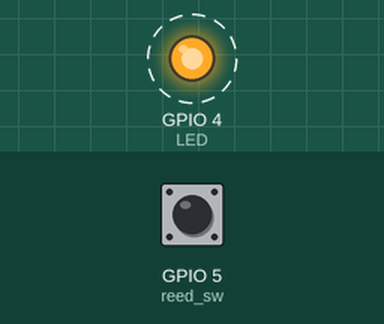
A sketch run on a simulated ESP8266 (NodeMCU). Parts: output pins drawn as LEDs (lit = HIGH). Dashed ring = blinking. The inputs (shaded band) are chosen by the test bench; at power-on: GPIO 5 (reed_sw) HIGH. At 0.6 s the program puts the board to deep sleep or switches it off; the recording ends there.

Above: at 0.06 s.
Timing chart, 0 to 0.6 s (numbered marks = the images above):
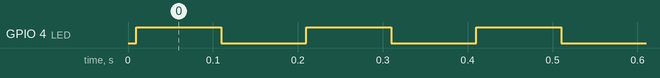

The sketch:

ESPr_Door_test.ino
```cpp
int LED = 4;
int reed_sw = 5;

void setup() {
     pinMode(LED,OUTPUT);
     delay(10);
     if(digitalRead(reed_sw) == 0){
        digitalWrite(LED,HIGH);
        delay(100);
        digitalWrite(LED,LOW);
     }
     else{
        for(int i = 0; i < 3; i++){
          digitalWrite(LED,HIGH);
          delay(100);
          digitalWrite(LED,LOW);
          delay(100);
        }
     }
    ESP.deepSleep(0,WAKE_RF_DEFAULT);
    delay(1000);
}

void loop() {


}
```

Measured:
- by itself, GPIO 4 (LED): alternates HIGH for 0.10 s and LOW for 0.10 s
